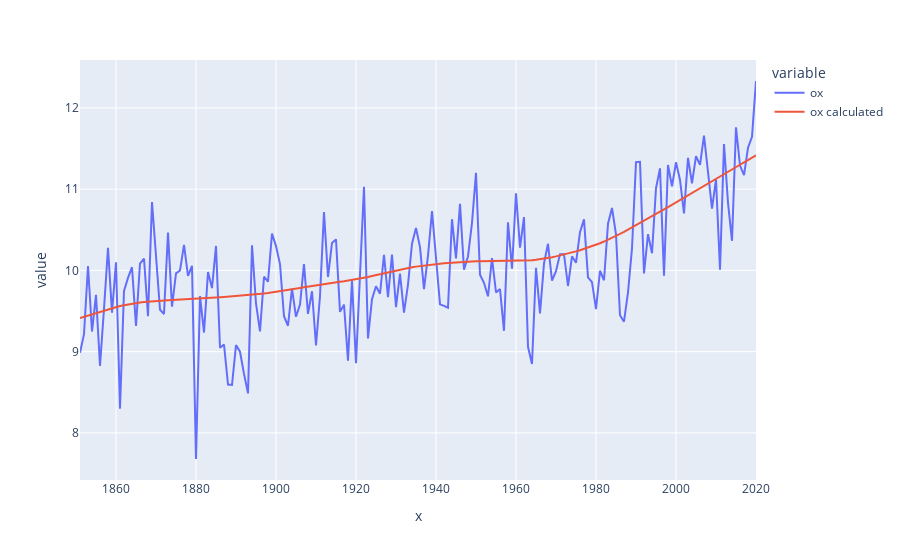

Notebook source saved alongside this figure:
### Code cell
px.line(ox_stack_global_1Y.loc[pd.to_datetime('1850-01-01'):],
            x=ox_stack_global_1Y.loc[pd.to_datetime('1850-01-01'):].index, 
            y=['ox', 'ox calculated']
            )

### Figure 1 — Plotly figure (JSON) as saved in the notebook; plotly's stock layout.template omitted (floating-point values rounded to 4 significant figures; data arrays with more than 128 entries replaced by an {"elided": "..."} marker saying what was removed)
{"data": [{"hovertemplate": "variable=ox<br>x=%{x}<br>value=%{y}<extra></extra>", "legendgroup": "ox", "line": {"color": "#636efa", "dash": "solid"}, "marker": {"symbol": "circle"}, "mode": "lines", "name": "ox", "orientation": "v", "showlegend": true, "type": "scatter", "x": {"elided": "170 str values"}, "xaxis": "x", "y": {"elided": "170 float values"}, "yaxis": "y"}, {"hovertemplate": "variable=ox calculated<br>x=%{x}<br>value=%{y}<extra></extra>", "legendgroup": "ox calculated", "line": {"color": "#EF553B", "dash": "solid"}, "marker": {"symbol": "circle"}, "mode": "lines", "name": "ox calculated", "orientation": "v", "showlegend": true, "type": "scatter", "x": {"elided": "170 str values"}, "xaxis": "x", "y": {"elided": "170 float values"}, "yaxis": "y"}], "layout": {"legend": {"title": {"text": "variable"}, "tracegroupgap": 0}, "margin": {"t": 60}, "xaxis": {"anchor": "y", "domain": [0, 1], "title": {"text": "x"}}, "yaxis": {"anchor": "x", "domain": [0, 1], "title": {"text": "value"}}}}
